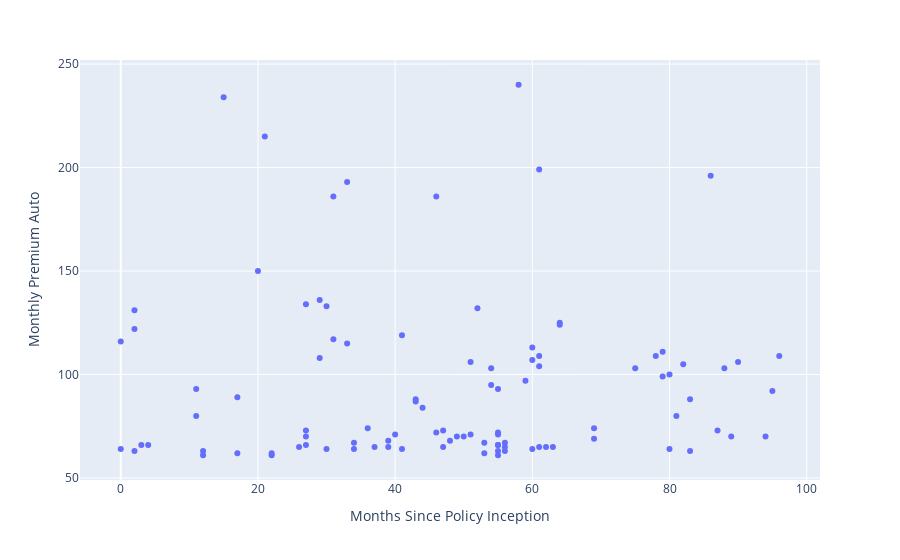

Write notebook code for a chart like this one.
### Code cell
# Look at relationship between month since policy inception, and premium price

px.scatter(train_sample, x="Months Since Policy Inception", y="Monthly Premium Auto")

### Figure 1 — Plotly figure (JSON) as saved in the notebook; plotly's stock layout.template omitted (floating-point values rounded to 4 significant figures)
{"data": [{"hovertemplate": "Months Since Policy Inception=%{x}<br>Monthly Premium Auto=%{y}<extra></extra>", "legendgroup": "", "marker": {"color": "#636efa", "symbol": "circle"}, "mode": "markers", "name": "", "showlegend": false, "type": "scatter", "x": [27, 11, 0, 39, 69, 41, 50, 43, 60, 29, 31, 27, 69, 20, 15, 49, 12, 56, 2, 90, 33, 11, 56, 61, 83, 3, 56, 34, 53, 64, 0, 55, 88, 27, 55, 59, 46, 82, 53, 64, 81, 55, 17, 79, 61, 27, 34, 47, 47, 75, 60, 17, 60, 87, 80, 26, 52, 41, 33, 37, 31, 12, 2, 40, 51, 22, 21, 55, 55, 39, 62, 55, 61, 80, 63, 54, 89, 36, 58, 30, 96, 54, 79, 46, 83, 22, 44, 30, 86, 43, 61, 95, 55, 78, 48, 29, 2, 4, 94, 51], "xaxis": "x", "y": [73, 93, 116, 68, 74, 119, 70, 88, 113, 136, 117, 66, 69, 150, 234, 70, 61, 67, 131, 106, 115, 80, 63, 109, 63, 66, 65, 67, 67, 124, 64, 93, 103, 134, 63, 97, 186, 105, 62, 125, 80, 66, 62, 99, 104, 70, 64, 73, 65, 103, 64, 89, 107, 73, 64, 65, 132, 64, 193, 65, 186, 63, 122, 71, 106, 61, 215, 71, 66, 65, 65, 72, 65, 100, 65, 95, 70, 74, 240, 64, 109, 103, 111, 72, 88, 62, 84, 133, 196, 87, 199, 92, 61, 109, 68, 108, 63, 66, 70, 71], "yaxis": "y"}], "layout": {"legend": {"tracegroupgap": 0}, "margin": {"t": 60}, "xaxis": {"anchor": "y", "domain": [0, 1], "title": {"text": "Months Since Policy Inception"}}, "yaxis": {"anchor": "x", "domain": [0, 1], "title": {"text": "Monthly Premium Auto"}}}}
